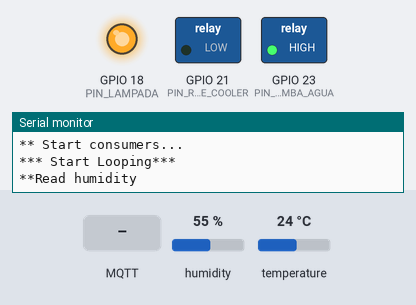
Bench run of a sketch on a simulated ESP32. Shown: switched loads named in the sketch (green lamp = pin HIGH), output pins drawn as LEDs (lit = HIGH), the last lines printed to the serial monitor. Inputs (shaded band) come from the test bench; at power-on: humidity 55 %, temperature 24 °C. WiFi joins after 1.5 s; servers stay silent unless stated; no MQTT or app messages arrive unless stated.

Above: at 2.7 s.
2.8 s: MQTT message "TURN_OFF_ALL" arrives on the second subscribed topic
At 4.2 s:
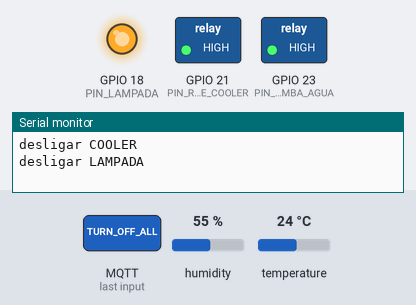
5.1 s: MQTT message "TURN_OFF_ALL" arrives on the first subscribed topic
7.1 s: MQTT message "TURN_ON_COOLER" arrives on the first subscribed topic
Timing chart, 0 to 10.1 s (numbered marks = the images above; inputs shaded):
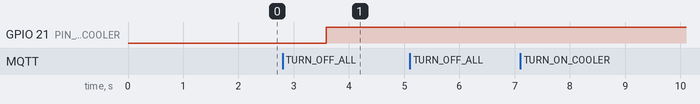

Measured:
- after the input at 2.8 s, GPIO 21 (PIN_RELE_COOLER): LOW → HIGH after 0.79 s

The sketch:

greenhouse.ino
```cpp
#include <Adafruit_Sensor.h>
#include <SimpleDHT.h>
#include "DHT.h"
#include <MQTT.h>
#include <MQTTClient.h>
#include <HTTPClient.h>
#include <ArduinoJson.h>
#include <string.h>
#include "infra/aws_connect.h"
#include "infra/aws_publish_message.h"
#include "infra/environment.h"
#include "infra/certs.h"
#include "infra/wifi.h"
#include "application/manage_water_pump_state.h"
#include "application/soil_collector.h"
#include <WiFiClientSecure.h>
#include "DHT.h"

HTTPClient http;
WiFiClientSecure net = WiFiClientSecure();
MQTTClient client = MQTTClient(512);
DHT dht(PIN_SENSOR_TEMPERATURA, DHTTYPE);

float Temperature;
float Humidity;

void setup() {

    pinMode(PIN_RELE_COOLER, OUTPUT);
    dht.begin();

    // Bomba D'agua
    pinMode(PIN_RELE_BOMBA_AGUA, OUTPUT);
    digitalWrite(PIN_RELE_BOMBA_AGUA, HIGH);
    // digitalWrite(PIN_RELE_BOMBA_AGUA, LOW);

    //Lampada
    pinMode(PIN_LAMPADA, OUTPUT);
    digitalWrite(PIN_LAMPADA, HIGH);

    Serial.begin(9600);
    setupWifi();
    connectToAWS(&client, &net);
    consumerCommand();
}

void temperature() {
    Serial.println("**Read temperature");
    temperatureCollector(&client, &dht);
    client.loop();
}

void humidity() {
    Serial.println("**Read humidity");

    int waterPumpturnOff = digitalRead(PIN_RELE_BOMBA_AGUA);
    int delayTime = 2000;
    if (!waterPumpturnOff) {
        delayTime = 2000;
    }

    delay(delayTime);
    client.loop();
    delay(delayTime);
    client.loop();
    delay(delayTime);
    soilCollector(&client);
    client.loop();
}

void loop() {
    Serial.println("*** Start Looping***");
    humidity();
    temperature();
    Serial.println("\n===================================\n");

}

void consumerCommand() {
  Serial.println("\n** Start consumers...\n");
  client.subscribe(AWS_IOT_SUBSCRIBE_TOPIC_WATER_PUMP);
  client.subscribe(AWS_IOT_SUBSCRIBE_TOPIC_TEMPERATURE);
  client.onMessage(messageHandlerWaterPump);
}

void messageHandlerWaterPump(String &topic, String &payload) {
    Serial.println("incoming: " + topic + " - " + payload);

    if (topic == AWS_IOT_SUBSCRIBE_TOPIC_WATER_PUMP) {
        manageWaterPumpState(payload);
        return;
    }

    if (topic == AWS_IOT_SUBSCRIBE_TOPIC_TEMPERATURE) {
        manageTemperature(payload);
        return;
    }


    Serial.println("Não existe handler para o topico:" + topic);
}
```

manage_water_pump_state.h
```cpp
#include <ArduinoJson.h>

void manageWaterPumpState(String payload) {
    StaticJsonDocument<200> doc;
    deserializeJson(doc, payload);
    bool turnOn = doc["turnOn"];

    if (turnOn == false) {
        digitalWrite(PIN_RELE_BOMBA_AGUA, HIGH);
        Serial.println("Turn Off: Desligar a bomba d'agua: HIGH");
        return;
    }

    Serial.println("Turn on: Ligar a bomba d'agua: LOW");
    digitalWrite(PIN_RELE_BOMBA_AGUA, LOW);
}


void manageTemperature(String payload) {
    StaticJsonDocument<200> doc;
    deserializeJson(doc, payload);
    String command = doc["command"];

    if (command == "TURN_OFF_ALL") {
        digitalWrite(PIN_LAMPADA, HIGH);
        digitalWrite(PIN_RELE_COOLER, HIGH);
        Serial.println("DESLIGAR TODOS OS ATUADORES RELACIONADOS A TEMPERATURA");
        return;
    }

    if (command == "TURN_ON_COOLER") {
        digitalWrite(PIN_RELE_COOLER, LOW);
        digitalWrite(PIN_LAMPADA, HIGH);
        Serial.println("ligar COOLER");
    }else {
        digitalWrite(PIN_RELE_COOLER, HIGH);
        Serial.println("desligar COOLER");
    }

    if (command == "TURN_ON_LIGHT") {
        digitalWrite(PIN_LAMPADA, LOW);
        digitalWrite(PIN_RELE_COOLER, HIGH);
        Serial.println("ligar LAMPADA");
    } else {
        digitalWrite(PIN_LAMPADA, HIGH);
        Serial.println("desligar LAMPADA");
    }

}
```

soil_collector.h
```cpp
// #include "../infra/environment.h"
// #include "../infra/aws_publish_message.h"
// #include <MQTTClient.h>

void soilCollector(MQTTClient* client) {
    String umidadeSolo = String(analogRead(PIN_SENSOR_UMIDADE_SOLO));
    int myInt = atoi(umidadeSolo.c_str());
    // int myHumidity = myInt;
    int myHumidity = (4095 - myInt);
    char myChar[10];
    sprintf(myChar, "%d", myHumidity);
    String myString = String(myChar);
    String httpRequestData = "{\"humidity\":" + myString + ",\"sensor_id\": \""+SENSOR_ID+"\"}";
    Serial.println(httpRequestData);

    sendJsonToAWS(client, httpRequestData, AWS_IOT_PUBLISH_TOPIC_WATER_PUMP);
}

void temperatureCollector(MQTTClient* client, DHT* dht) {
    delay(2000);

    float humidity = dht->readHumidity();
    float temperatureCelcius = dht->readTemperature();

    if (isnan(humidity) || isnan(temperatureCelcius)) {
        Serial.println(F("Failed to read from DHT sensor!"));
        return;
    }


    DynamicJsonDocument doc(256);
    doc["humidity"] = humidity;
    doc["temperature"] = temperatureCelcius;
    doc["sensor_id"] = TEMPERATURE_SENSOR_ID;

    String jsonString;
    serializeJson(doc, jsonString);
    Serial.println(jsonString);
    sendJsonToAWS(client, jsonString, AWS_IOT_PUBLISH_TOPIC_TEMPERATURE);
}
```

aws_connect.h
```cpp
#include <MQTT.h>
#include <MQTTClient.h>
// #include <WiFiManager.h>  // https://github.com/tzapu/WiFiManager
#include <HTTPClient.h>
// #include <ArduinoJson.h>
// #include <string.h>
#include "environment.h"
#include "certs.h"
// #include <PubSubClient.h>
#include <WiFiClientSecure.h>


void connectToAWS(MQTTClient* client, WiFiClientSecure* net)
{
    net->setCACert(AWS_CERT_CA);
    net->setCertificate(AWS_CERT_CRT);
    net->setPrivateKey(AWS_CERT_PRIVATE);

    client->begin(AWS_IOT_ENDPOINT, 8883, *net);
    int retries = 0;

    Serial.print("Connecting to AWS IOT");
    while (!client->connect(DEVICE_NAME) && retries < AWS_MAX_RECONNECT_TRIES) {
        Serial.print(".");
        delay(100);
        retries++;
    }

    if(!client->connected()){
        Serial.println(" Tempo esgotado!");
        return;
    }

    Serial.println("Conectado!");

    return;
}

// MQTTClient AAconnectToAWS(MQTTClient* pclient, WiFiClientSecure net)
// {
    // MQTTClient client = MQTTClient();

    // net->setCACert(AWS_CERT_CA);
    // net->setCertificate(AWS_CERT_CRT);
    // net->setPrivateKey(AWS_CERT_PRIVATE);

    // client.begin(AWS_IOT_ENDPOINT, 8883, net);
    // int retries = 0;

    // Serial.print("Connecting to AWS IOT");
    // while (!client.connect(DEVICE_NAME) && retries < AWS_MAX_RECONNECT_TRIES) {
    //     Serial.print(".");
    //     delay(100);
    //     retries++;
    // }

    // if(!client.connected()){
    //     Serial.println(" Tempo esgotado!");
    //     return client;
    // }

    // Serial.println("Conectado!");
    // *pclient = client;

    // return client;
// }
```

aws_publish_message.h
```cpp
#include <MQTTClient.h>
#include "environment.h"
#include "certs.h"

void sendJsonToAWS(MQTTClient* client, String message, String topic)
{
    bool ok = client->publish(topic, message);
    Serial.print("\nSuccess publish: ");
    Serial.print(ok);
    if (!ok) {
        Serial.print("\nError: ");
        Serial.print(client->lastError());
    }
    Serial.print("\n\n");
}
```

certs.h
```cpp
#ifndef certs_h
#define certs_h
// CA raiz da Amazon. Isso deve ser igual para todos.
const char AWS_CERT_CA[] = "-----BEGIN CERTIFICATE-----\n" \
"MIIDQTCCAimgAwIBAgITBmyfz5m/jAo54vB4ikPmljZbyjANBgkqhkiG9w0BAQsF\n" \
"ADA5MQswCQYDVQQGEwJVUzEPMA0GA1UEChMGQW1hem9uMRkwFwYDVQQDExBBbWF6\n" \
"b24gUm9vdCBDQSAxMB4XDTE1MDUyNjAwMDAwMFoXDTM4MDExNzAwMDAwMFowOTEL\n" \
"MAkGA1UEBhMCVVMxDzANBgNVBAoTBkFtYXpvbjEZMBcGA1UEAxMQQW1hem9uIFJv\n" \
"b3QgQ0EgMTCCASIwDQYJKoZIhvcNAQEBBQADggEPADCCAQoCggEBALJ4gHHKeNXj\n" \
"ca9HgFB0fW7Y14h29Jlo91ghYPl0hAEvrAIthtOgQ3pOsqTQNroBvo3bSMgHFzZM\n" \
"9O6II8c+6zf1tRn4SWiw3te5djgdYZ6k/oI2peVKVuRF4fn9tBb6dNqcmzU5L/qw\n" \
"IFAGbHrQgLKm+a/sRxmPUDgH3KKHOVj4utWp+UhnMJbulHheb4mjUcAwhmahRWa6\n" \
"VOujw5H5SNz/0egwLX0tdHA114gk957EWW67c4cX8jJGKLhD+rcdqsq08p8kDi1L\n" \
"93FcXmn/6pUCyziKrlA4b9v7LWIbxcceVOF34GfID5yHI9Y/QCB/IIDEgEw+OyQm\n" \
"jgSubJrIqg0CAwEAAaNCMEAwDwYDVR0TAQH/BAUwAwEB/zAOBgNVHQ8BAf8EBAMC\n" \
"AYYwHQYDVR0OBBYEFIQYzIU07LwMlJQuCFmcx7IQTgoIMA0GCSqGSIb3DQEBCwUA\n" \
"A4IBAQCY8jdaQZChGsV2USggNiMOruYou6r4lK5IpDB/G/wkjUu0yKGX9rbxenDI\n" \
"U5PMCCjjmCXPI6T53iHTfIUJrU6adTrCC2qJeHZERxhlbI1Bjjt/msv0tadQ1wUs\n" \
"N+gDS63pYaACbvXy8MWy7Vu33PqUXHeeE6V/Uq2V8viTO96LXFvKWlJbYK8U90vv\n" \
"o/ufQJVtMVT8QtPHRh8jrdkPSHCa2XV4cdFyQzR1bldZwgJcJmApzyMZFo6IQ6XUv\n" \
"5MsI+yMRQ+hDKXJioaldXgjUkK642M4UwtBV8ob2xJNDd2ZhwLnoQdeXeGADbkpy\n" \
"rqXRfboQnoZsG4q5WTP468SQvvG5\n" \
"-----END CERTIFICATE-----\n";
// A chave privada do seu dispositivo
const char AWS_CERT_PRIVATE[] = "-----BEGIN RSA PRIVATE KEY-----\n" \
"MIIEpAIBAAKCAQEAsa6gXdL5DID3jEN2hLIrxEEe3fcY/1Sfg9VAm4JPYnHR2PaJ\n" \
"hQPtTTGPz6Nv8im7R1ztapg1AwLa86deOmuUsKX9esJ1Fd+b4doPZVU7/wrTAxos\n" \
"uPWANTk0Dd/bBOggfGGE+kpCDZFYZjq4rc2Z0a/nEi+a0ugdzyZDZV1GY9bWogZY\n" \
"ODcfycbYvCb7a+Jjw5hvOPngk3OZ2IYGwE5EtBCUIjyP3vBG7drg3cjRTzPUb+L6\n" \
"NHsBplWDAR4F6aYHPdfjDgAkMLXyiL6h3qQTLqPHBtACkGa5GGNP6ID6I406z7+8\n" \
"oXqXSPJHkNrYHOOfAVw1krLL+yi8Q+CNmfwssQIDAQABAoIBAQCW6Xm9lsX+z77x\n" \
"fA86z1WK/8BmyEuL+eTuBP811az1MTUJsQPGXTp9GP5LXkZjiPxOtWfU5GgKIa+z\n" \
"yNCoj90fWCx9ypHFvUFZx2rSJ12o1hm5Bc88XQ/CpM5Ihnwwo7OL0QwvxUhq26sY\n" \
"UQGwZPMjfOKmuJYoUguXeKk/e8SgYFp0gUZBf4ndQGzB2TB7a4413Lww57hAmYRQ\n" \
"WSqEbO1Zv8hrDklAEI7v8IwQuFizK6ArSUDJ9ddwW2vsWZ6OkYHok2KkALX2GrF9\n" \
"eAmazDPxGiu36frrfcCXOgTGbmtP7uTUrvUZVCvHTBNab5rU8XiWaSTJ7NLOfJxH\n" \
"razGACERAoGBAOVqADj+8PliQsPLLJNlg9tIturCmck37UmltLqE7jijL4MZ3OVP\n" \
"TzUuYwJCvj5tnGLQ1/rrcprB9ZcyGlm24nEtqdKGMXmu2tUVWwqy/OHjcv3IKeTt\n" \
"nNkAAEnBU+gfqBE3Wxvc6XS+icK16nATTg+envrlwcn1Tgtys61qNB7dAoGBAMZF\n" \
"5pGQKUjMJJ4946TTrFQlFbnqNEi2sZwSEKyP5BHww1P0fQ/0trspsja6VOvECBjs\n" \
"XtDIYj0vvanUuCay/ve3Mx9iQjIbrd7z52xsLxxxzwmdCHpDqYUxrKtkaFvOZb2i\n" \
"G3wdwr/kbV9kpnl74mdzxCxFVaa/YoWQ1q+5B0XlAoGBAJeP9T+yZj9LxHIX64Yh\n" \
"fgBERNxJ3lHKihCq0gCby8pNPRlu37n7MIgg8jZPI+KYhcXe1aGnJVrKo1bVOgVl\n" \
"RqqhEV3NXChY9afq6O/jmiAeJR02vT7KIGJYltgjSizDpURifuWkh/Oh4d9qUczj\n" \
"ZCH7mGqHmgSz9HCpwbziujZdAoGAGmfExS4F0YQefFSRtKncEXi+4/uk6uopzTc6\n" \
"sUCYhyshWFT/MtjMXTC4Y0F9fcilq2wPVI7bRnrNL4j83WqJOkRTsqJLXpEBHugs\n" \
"sevWeltNz2HydxX7xZlP/aNpopBiTFcCgg0Umqm5RzMIWLV++XgZcCvrtEFYxaD8\n" \
"dnqV1WECgYACrs/TzHs4MzltZbJQ1vRYsJEwo/wcE6qzyC/guO4sPKXX/i8gp3vc\n" \
"cN0I9utaQDB/nhGEo78hfIGgYL+ucQV+D018JYpgEZwiJNaKiKab9b7fUPiAuJpV\n" \
"OZM2fclaWxrGkEyTVYHGEXLtXYcLCiuhZZ3jTheVAKkdkKCemQDPVg==\n" \
"-----END RSA PRIVATE KEY-----\n";


// O certificado para o seu dispositivo
const char AWS_CERT_CRT[] = "-----BEGIN CERTIFICATE-----\n" \
"MIIDWTCCAkGgAwIBAgIUO0eQZnAF5JsA+7DNQkeNVK+gJicwDQYJKoZIhvcNAQEL\n" \
"BQAwTTFLMEkGA1UECwxCQW1hem9uIFdlYiBTZXJ2aWNlcyBPPUFtYXpvbi5jb20g\n" \
"SW5jLiBMPVNlYXR0bGUgU1Q9V2FzaGluZ3RvbiBDPVVTMB4XDTIzMDUxMzE2MTc0\n" \
"N1oXDTQ5MTIzMTIzNTk1OVowHjEcMBoGA1UEAwwTQVdTIElvVCBDZXJ0aWZpY2F0\n" \
"ZTCCASIwDQYJKoZIhvcNAQEBBQADggEPADCCAQoCggEBALGuoF3S+QyA94xDdoSy\n" \
"K8RBHt33GP9Un4PVQJuCT2Jx0dj2iYUD7U0xj8+jb/Ipu0dc7WqYNQMC2vOnXjpr\n" \
"lLCl/XrCdRXfm+HaD2VVO/8K0wMaLLj1gDU5NA3f2wToIHxhhPpKQg2RWGY6uK3N\n" \
"mdGv5xIvmtLoHc8mQ2VdRmPW1qIGWDg3H8nG2Lwm+2viY8OYbzj54JNzmdiGBsBO\n" \
"RLQQlCI8j97wRu3a4N3I0U8z1G/i+jR7AaZVgwEeBemmBz3X4w4AJDC18oi+od6k\n" \
"Ey6jxwbQApBmuRhjT+iA+iONOs+/vKF6l0jyR5Da2BzjnwFcNZKyy/sovEPgjZn8\n" \
"LLECAwEAAaNgMF4wHwYDVR0jBBgwFoAUYWDbaC6ob+r2rCnc6cZftL/8X7swHQYD\n" \
"VR0OBBYEFLlU2dDaLOu5rd5bXIOV6NHOJg/UMAwGA1UdEwEB/wQCMAAwDgYDVR0P\n" \
"AQH/BAQDAgeAMA0GCSqGSIb3DQEBCwUAA4IBAQCwdAc54X5/f5dQReYRIRfkmJTR\n" \
"T96LmoLmqeE9v9Q02Ve/idSjoNCKDMJaQlj0t1G14jPDIrbveGrVOk3xkpXBxbPc\n" \
"nO6kBXQ4dWRNL+/YhhYCyV/TvZ0sUzOqjgqoPy5BByhEhjT9rDN5UMCbgAMp8l6k\n" \
"hBN9x30+X/TktsG0zOWfWP4IZl41wsCnZjKzUwmzBuAEAAMLpwpxW8ONLQYWFrMP\n" \
"jgTA2vixFXmjklv712fKYlmNK07h0pzMhymFF5NDdYa3gXvdXAaQhk/x3bgDaDBd\n" \
"0bY11sgnEdvjFg+Hwz/a+M+r5vReEN+ViY9sZrH3vNdAUI6ToRZ0S0UuxAPc\n" \
"-----END CERTIFICATE-----\n";
#endif
```

environment.h
```cpp
// O endpoint MQTTT para o dispositivo (exclusivo para cada conta AWS, mas compartilhado entre os dispositivos dentro da conta)
#define AWS_IOT_ENDPOINT "ajjur8f2g6sva-ats.iot.us-east-1.amazonaws.com"
// O tópico MQTT em que este dispositivo deve publicar
// Quantas vezes devemos tentar nos conectar ao AWS
#define AWS_MAX_RECONNECT_TRIES 50


#define SENSOR_ID "645d82f4d2d163d2edc380a5"
#define TEMPERATURE_SENSOR_ID "645d83920442ac5161e0cc53"
// O nome do dispositivo. Isso DEVE corresponder ao nome definido no console AWS
#define DEVICE_NAME "esp32/greenhouse/645d82f4d2d163d2edc380a5"

#define AWS_IOT_SUBSCRIBE_TOPIC_WATER_PUMP "esp32/greenhouse/water_pump/sub/645d82f4d2d163d2edc380a5"
#define AWS_IOT_SUBSCRIBE_TOPIC_TEMPERATURE "esp32/greenhouse/temperature/sub/645d82f4d2d163d2edc380a5"

#define AWS_IOT_PUBLISH_TOPIC_WATER_PUMP "esp32/greenhouse/water_pump/pub"
#define AWS_IOT_PUBLISH_TOPIC_TEMPERATURE "esp32/greenhouse/temperature/pub"


#define PIN_SENSOR_UMIDADE_SOLO 34
#define PIN_RELE_BOMBA_AGUA 23
#define PIN_RELE_COOLER 21
#define PIN_SENSOR_TEMPERATURA 4
#define PIN_LAMPADA 18
#define DHTTYPE DHT22
```

wifi.h
```cpp
#include <WiFiManager.h>  // https://github.com/tzapu/WiFiManager

void setupWifi() {
  WiFiManager wm;
  // wm.resetSettings();

  bool res;
  // res = wm.autoConnect("ESP32","password");
  res = wm.autoConnect("ESP32");

  if (!res) {
    Serial.println("Failed to connect");
  } else {
    Serial.println("connected...yeey :)");
  }
}
```
